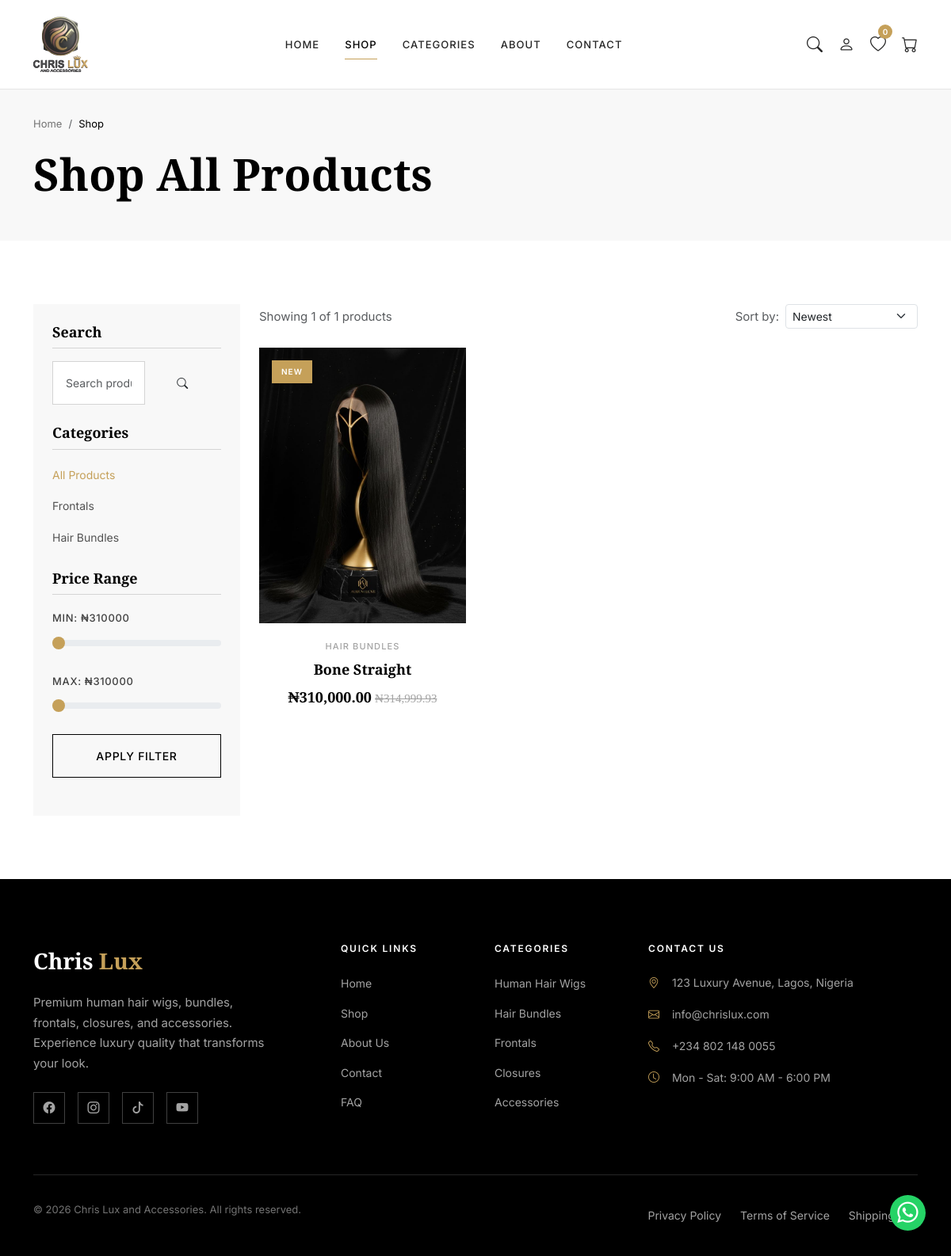
Screenshot of /products/ with the database file from the repository.
### chris_lux/products/models.py (models this page shows, shortened)
class Category(models.Model):
    name = models.CharField(max_length=100)
    slug = models.SlugField(unique=True, blank=True)
    description = models.TextField(blank=True)
    image = models.ImageField(upload_to='categories/', blank=True, null=True)
    parent = models.ForeignKey('self', on_delete=models.CASCADE, null=True, blank=True, related_name='children')
    is_featured = models.BooleanField(default=False)
    is_active = models.BooleanField(default=True)
    order = models.PositiveSmallIntegerField(default=0)
    created_at = models.DateTimeField(auto_now_add=True)
    updated_at = models.DateTimeField(auto_now=True)
    class Meta:
        verbose_name = 'Category'
        verbose_name_plural = 'Categories'
        ordering = ['order', 'name']

class Product(models.Model):
    name = models.CharField(max_length=200)
    slug = models.SlugField(unique=True, blank=True)
    sku = models.CharField(max_length=50, unique=True, blank=True)
    description = models.TextField()
    short_description = models.TextField(blank=True)
    category = models.ForeignKey(Category, on_delete=models.CASCADE, related_name='products')
    tags = models.CharField(max_length=300, blank=True, help_text="Comma-separated tags")
    price = models.DecimalField(max_digits=10, decimal_places=2, validators=[MinValueValidator(0)])
    compare_at_price = models.DecimalField(max_digits=10, decimal_places=2, blank=True, null=True, validators=[MinValueValidator(0)])
    cost_price = models.DecimalField(max_digits=10, decimal_places=2, blank=True, null=True, validators=[MinValueValidator(0)])
    stock_quantity = models.PositiveIntegerField(default=0)
    track_stock = models.BooleanField(default=True)
    allow_backorders = models.BooleanField(default=False)
    has_variations = models.BooleanField(default=False)
    weight = models.DecimalField(max_digits=8, decimal_places=2, blank=True, null=True, help_text="Weight in kg")
    meta_title = models.CharField(max_length=70, blank=True)
    meta_description = models.CharField(max_length=160, blank=True)
    is_active = models.BooleanField(default=True)
    is_featured = models.BooleanField(default=False)
    is_best_seller = models.BooleanField(default=False)
    is_new = models.BooleanField(default=True)
    created_at = models.DateTimeField(auto_now_add=True)
    updated_at = models.DateTimeField(auto_now=True)
    class Meta:
        verbose_name = 'Product'
        verbose_name_plural = 'Products'
        ordering = ['-created_at']
    def get_absolute_url(self):
        return reverse('product_detail', kwargs={'slug': self.slug})
    @property
    def review_count(self):
        return self.reviews.filter(is_approved=True).count()
    @property
    def primary_image(self):
        images = self.images.filter(is_primary=True)
        if images.exists():
            return images.first()
        images = self.images.all()
        if images.exists():
            return images.first()
        return None

class ProductImage(models.Model):
    product = models.ForeignKey(Product, on_delete=models.CASCADE, related_name='images')
    image = models.ImageField(upload_to='products/')
    alt_text = models.CharField(max_length=200, blank=True)
    is_primary = models.BooleanField(default=False)
    order = models.PositiveSmallIntegerField(default=0)
    created_at = models.DateTimeField(auto_now_add=True)
    class Meta:
        verbose_name = 'Product Image'
        verbose_name_plural = 'Product Images'
        ordering = ['order', 'created_at']

### chris_lux/products/views.py (the view, shortened to what this page needs)
# urls.py: path('', views.ShopView.as_view(), name='shop'),
class ShopView(ListView):
    model = Product
    template_name = 'products/shop.html'
    context_object_name = 'products'
    paginate_by = 12
    def get_queryset(self):
        queryset = Product.objects.filter(is_active=True).prefetch_related('images', 'variations')
        search_query = self.request.GET.get('q')
        category_slug = self.request.GET.get('category')
        if category_slug:
            queryset = queryset.filter(category__slug=category_slug)
        min_price = self.request.GET.get('min_price')
        max_price = self.request.GET.get('max_price')
        if min_price:
            queryset = queryset.filter(price__gte=min_price)
        if max_price:
            queryset = queryset.filter(price__lte=max_price)
        length = self.request.GET.get('length')
        texture = self.request.GET.get('texture')
        if length:
            queryset = queryset.filter(variations__variation_type='length', variations__value=length)
        if texture:
            queryset = queryset.filter(variations__variation_type='texture', variations__value=texture)
        sort_by = self.request.GET.get('sort', 'newest')
        if sort_by == 'price_low':
            queryset = queryset.order_by('price')
        elif sort_by == 'price_high':
            queryset = queryset.order_by('-price')
        elif sort_by == 'name_asc':
            queryset = queryset.order_by('name')
        elif sort_by == 'name_desc':
            queryset = queryset.order_by('-name')
        elif sort_by == 'popular':
            queryset = queryset.order_by('-is_best_seller', '-created_at')
        else:  # newest
            queryset = queryset.order_by('-is_new', '-created_at')
        return queryset.distinct()
    def render_to_response(self, context, **response_kwargs):
        return super().render_to_response(context, **response_kwargs)
    def get_context_data(self, **kwargs):
        context = super().get_context_data(**kwargs)
        context['categories'] = Category.objects.filter(is_active=True)
        price_stats = Product.objects.filter(is_active=True).aggregate(
            min_price=Min('price'),
            max_price=Max('price')
        )
        context['min_price'] = price_stats['min_price'] or 0
        context['max_price'] = price_stats['max_price'] or 100000
        context['length_options'] = Variation.objects.filter(
            variation_type='length',
            is_active=True
        ).values_list('value', flat=True).distinct()
        context['texture_options'] = Variation.objects.filter(
            variation_type='texture',
            is_active=True
        ).values_list('value', flat=True).distinct()
        context['current_category'] = self.request.GET.get('category')
        context['current_sort'] = self.request.GET.get('sort', 'newest')
        context['search_query'] = self.request.GET.get('q', '')
        context['product_count'] = self.get_queryset().count()
        return context

### templates/products/shop.html (shortened to what this page needs)
{% extends 'base.html' %} {% load static %}{% load humanize %}
{% block title %}Shop - {{ SITE_NAME }}{% endblock %} {% block content %}
<section class="breadcrumb-section">
  <div class="container">
    <nav aria-label="breadcrumb">
      <ol class="breadcrumb">
        <li class="breadcrumb-item"><a href="{% url 'home' %}">Home</a></li>
        <li class="breadcrumb-item active" aria-current="page">Shop</li>
      </ol>
    </nav>
    <h1 class="mt-3">Shop All Products</h1>
  </div>
</section>
<section class="section-padding">
  <div class="container">
    <div class="row">
      <div class="col-lg-3 mb-4 mb-lg-0">
        <div class="filter-sidebar">
          <div class="filter-section mb-4">
            <h5 class="filter-title">Search</h5>
            <form action="{% url 'shop' %}" method="get">
              <div class="input-group">
                <input
                  type="text"
                  name="q"
                  class="form-control"
                  placeholder="Search products..."
                  value="{{ search_query }}"
                />
                <button class="btn btn-black" type="submit">
                  <i class="bi bi-search"></i>
                </button>
              </div>
            </form>
          </div>
          <div class="filter-section mb-4">
            <h5 class="filter-title">Categories</h5>
            <ul class="filter-list">
              <li>
                <a
                  href="{% url 'shop' %}"
                  class="{% if not current_category %}active{% endif %}"
                >
                  All Products
                </a>
              </li>
              {% for category in categories %}
              <li>
                <a
                  href="{% url 'shop' %}?category={{ category.slug }}"
                  class="{% if current_category == category.slug %}active{% endif %}"
                >
                  {{ category.name }}
                </a>
              </li>
              {% endfor %}
            </ul>
          </div>
          <div class="filter-section mb-4">
            <h5 class="filter-title">Price Range</h5>
            <form action="{% url 'shop' %}" method="get" id="price-filter-form">
              <div class="mb-3">
                <label class="form-label"
                  >Min: ₦<span id="min-price-display"
                    >{{ min_price|floatformat:0 }}</span
                  ></label
                >
                <input
                  type="range"
                  name="min_price"
                  class="form-range"
                  min="{{ min_price|floatformat:0 }}"
                  max="{{ max_price|floatformat:0 }}"
                  value="{{ request.GET.min_price|default:min_price|floatformat:0 }}"
                />
              </div>
              <div class="mb-3">
                <label class="form-label"
                  >Max: ₦<span id="max-price-display"
                    >{{ max_price|floatformat:0 }}</span
                  ></label
                >
                <input
                  type="range"
                  name="max_price"
                  class="form-range"
                  min="{{ min_price|floatformat:0 }}"
                  max="{{ max_price|floatformat:0 }}"
                  value="{{ request.GET.max_price|default:max_price|floatformat:0 }}"
                />
              </div>
              <button type="submit" class="btn btn-sm btn-outline w-100">
                Apply Filter
              </button>
            </form>
          </div>
        </div>
      </div>
      <div class="col-lg-9">
        <div class="d-flex justify-content-between align-items-center mb-4">
          <p class="mb-0 text-muted">
            Showing {{ products|length }} of {{ product_count }} products
          </p>
          <div class="d-flex align-items-center gap-2">
            <label class="text-muted">Sort by:</label>
            <select
              class="form-select form-select-sm"
              style="width: auto"
              onchange="window.location.href = this.value"
            >
              <option
                value="{% url 'shop' %}?sort=newest{% if current_category %}&category={{ current_category }}{% endif %}"
                {%
                if
                current_sort=""
                ="newest"
                %}selected{%
                endif
                %}
              >
                Newest
              </option>
            </select>
          </div>
        </div>
        {% if products %}
        <div class="row g-4">
          {% for product in products %}
          <div class="col-6 col-lg-4">
            {% include 'includes/product_card.html' with product=product %}
          </div>
          {% endfor %}
        </div>
        {% endif %}
      </div>
    </div>
  </div>
</section>
{% endblock %}

### templates/includes/product_card.html (shortened to what this page needs)
{% load static %} {% load humanize %}
<div class="product-card">
  <div class="product-image-wrapper">
    {% if product.primary_image %}
    <img
      src="{{ product.primary_image.image.url }}"
      alt="{{ product.name }}"
      class="product-image"
    />
    {% else %}
    <img
      src="{% static 'images/product-placeholder.jpg' %}"
      alt="{{ product.name }}"
      class="product-image"
    />
    {% endif %}
    {% if product.is_new %}
    <span class="product-badge">New</span>
    {% elif product.discount_percentage > 0 %}
    <span class="product-badge sale">-{{ product.discount_percentage }}%</span>
    {% elif product.is_best_seller %}
    <span class="product-badge">Best Seller</span>
    {% endif %}
  </div>
  <div class="product-info">
    <p class="product-category">{{ product.category.name }}</p>
    <h3 class="product-name">
      <a href="{{ product.get_absolute_url }}">{{ product.name }}</a>
    </h3>
    <div class="product-price">
      <span class="price-current">₦{{ product.price|intcomma }}</span>
      {% if product.compare_at_price %}
      <span class="price-original"
        >₦{{ product.compare_at_price |intcomma}}</span
      >
      {% endif %}
    </div>
  </div>
</div>

### rows the page displays
Category: name "Frontals"
Category: name "Hair Bundles"
Product: primary_image.image (picture), is_new "NEW", category.name "HAIR BUNDLES", name "Bone Straight", price "310,000.00", compare_at_price "314,999.93"

### other values shown
{{ global_wishlist_count }} "0"
{{ min_price|floatformat:0 }} "310000"
{{ max_price|floatformat:0 }} "310000"
{{ products|length }} "1"
{{ product_count }} "1"
{{ CONTACT_EMAIL }} "info@chrislux.com"
{{ CONTACT_PHONE }} "+234 802 148 0055"
{{ SITE_NAME }} "Chris Lux and Accessories"
